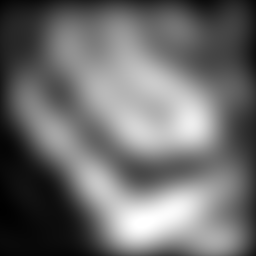
%> input picture IP_P3/LPF_10.pgm, 256 x 256 px, given in place of Knee.pgm, which was not available
$ octave DFTfilter.m   (GNU Octave 9; MATLAB toolbox functions it lacks are replaced by stand-ins)
%> lines starting %> are read from the running program, lines starting %| are printed output that depends on the picture; pictures that were not available may be replaced by others from this repository, and a replacement may not be noted
clear; close all;
%%
img_path = "project3/Knee.pgm";
img = imread(img_path);
%> img is the input picture: size 256x256 uint8; min 0, max 255, mean 109.2
[MM, NN] = size(img);
%> MM = 256; NN = 256

D0 = 10;

subplot(3, 3, 1)
imshow(img)
title('f(x,y)')
%% padding
padded_img = zeros(2*MM, 2*NN);
for i = 1:MM
    for j = 1:NN
        padded_img(i, j) = img(i, j);
    end
end
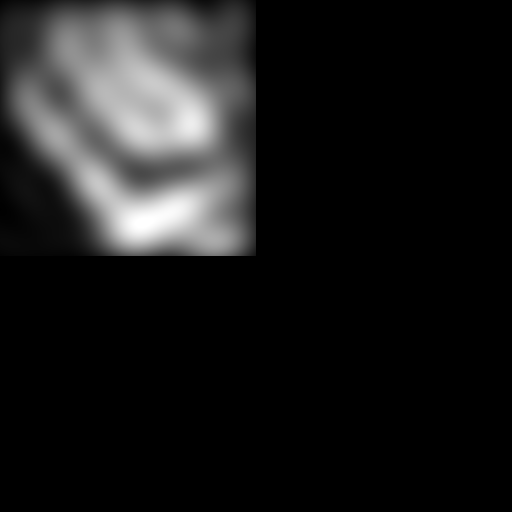
%> padded_img: size 512x512 double; min 0, max 255, mean 27.3
M = 2 * MM -1;
%> M = 511
N = 2 * NN -1;
%> N = 511
% scale to [0, 1]
padded_img = padded_img/255.;

subplot(3, 3, 2)
imshow(padded_img, [0,1])
title('f_p(x,y)')


%% shift
for x = 1:M
    for y = 1:N
         padded_img(x, y) = padded_img(x, y) * (-1)^(x+y);
    end
end
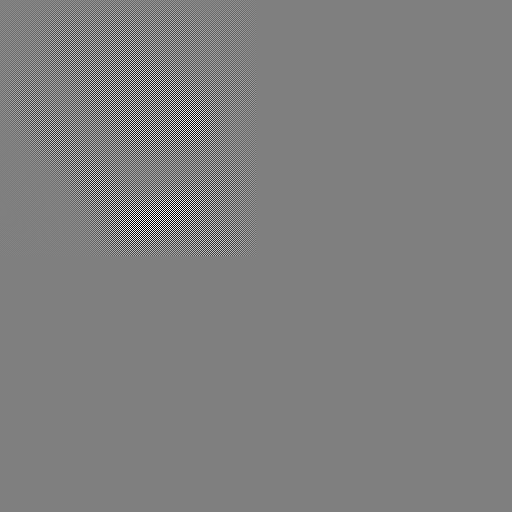
%> padded_img: size 512x512 double; min -1, max 1, mean -1.35e-07; drawn with min black and max white
subplot(3, 3, 3)
imshow(padded_img, [0,1])
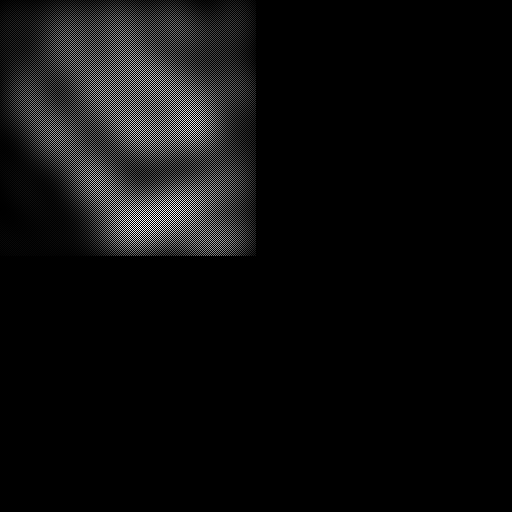
%> displayed picture: size 512x512, on the screen's scale of 0 to 255; min 0, max 255, mean 13.6
title('shifted f_p(x,y)')

%% DFT

% F = fft2(img);

P_real = zeros(M, N);
P_img = zeros(M, N);
%> (the run ends here)
